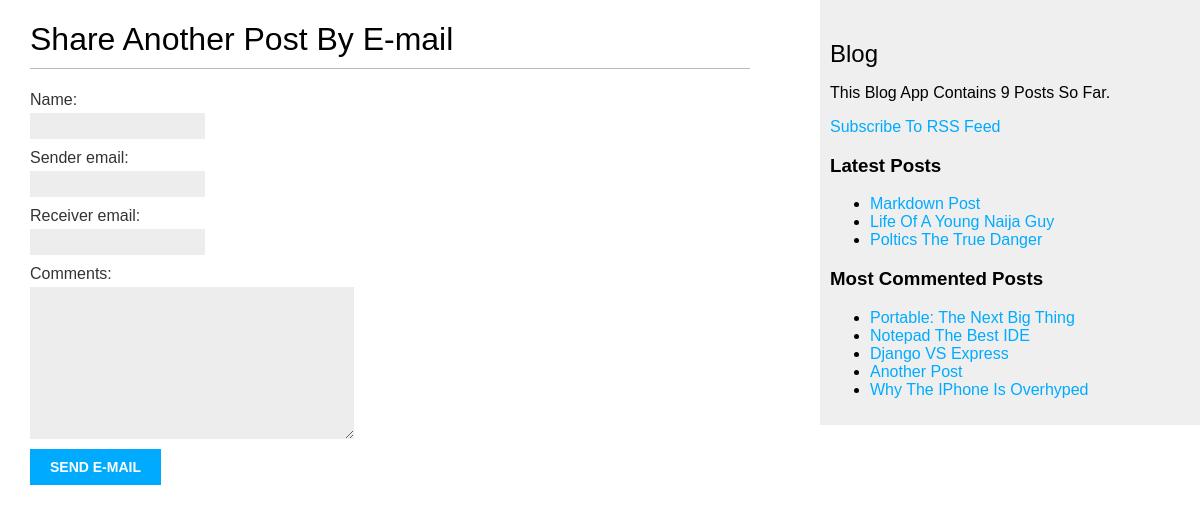
The app's page /2/share/ with its own data.
### blog/models.py (models this page shows, shortened)
class Post(models.Model):
    class Status(models.TextChoices):
        DRAFT = 'DF', 'Draft'
        PUBLISHED = 'PB', 'Published'
    title = models.CharField(max_length=250)
    slug = models.SlugField(max_length=250, unique_for_date='published')
    body = models.TextField()
    published = models.DateTimeField(default=timezone.now)
    created = models.DateTimeField(auto_now_add=True)
    updated = models.DateTimeField(auto_now=True)
    status = models.CharField(max_length=2, choices=Status.choices, default=Status.DRAFT)
    author = models.ForeignKey(User, on_delete=models.CASCADE, related_name='blog_posts')
    objects = models.Manager()
    publish = PublishedManager()
    class Meta:
        ordering = ['-published']
        indexes = [
            models.Index(fields=['-published'])
        ]
    tags = TaggableManager()
    def get_absolute_url(self):
        return reverse('blog:post_detail', args=[
            self.published.year,
            self.published.month,
            self.published.day,
            self.slug
        ])

### blog/views.py (the view)
# urls.py: path('<int:post_id>/share/', views.post_share, name='post_share'),
def post_share(request, post_id):
    post = get_object_or_404(Post, id=post_id, status=Post.Status.PUBLISHED)
    sent = False
    if request.method == 'POST':
        form = EmailForm(request.POST)
        if form.is_valid():
            cd = form.cleaned_data
            post_url = request.build_absolute_uri(post.get_absolute_url())
            subject = f"{cd['name']} Recommends You Read {post.title}"
            message = f"Read {post.title} At {post_url}\n\n {cd['name']}'s Comments: {cd['comments']}"
            send_mail(subject, message, 'izk19851999@gmail.com', [cd['receiver_email']])
            sent = True
    else:
        form = EmailForm()
    return render(request, 'blog/post/share.html', {'post':post, 'form':form, 'sent':sent})

### blog/forms.py
class EmailForm(forms.Form):
    name = forms.CharField(max_length=25)
    sender_email = forms.EmailField()
    receiver_email = forms.EmailField()
    comments = forms.CharField(required=False, widget=forms.Textarea)

### blog/models.py (called while the page is built)
    def get_queryset(self) -> QuerySet:
        return super().get_queryset().filter(status=Post.Status.PUBLISHED)

### blog/templatetags/blog_tags.py (called while the page is built)
@register.simple_tag
def total_posts():
    return Post.publish.count()

@register.inclusion_tag('blog/post/latest_posts.html')
def show_latest_posts(count=5):
    latest_posts = Post.publish.order_by('-published')[:count]
    return {'latest_posts':latest_posts}

@register.simple_tag
def get_post_most_comments(count=5):
    return Post.publish.annotate(total_comments = Count('comments')).order_by('-total_comments')[:count]

### blog/templates/blog/post/share.html (shortened to what this page needs)
{% extends "blog/base.html" %}
{% block content %}
    {% if sent %}
        <h1>E-mail Sent Successfully</h1>
        <p>
            {{ post.title }} Was Successfully Sent To {{ form.cleaned_data.receiver_email }}
        </p>
    {% else %}
        <h1>Share {{ post.title }} By E-mail</h1>
        <form method="post">
            {{ form.as_p }}
            <input type="submit" value="SEND E-MAIL">
        </form>
    {% endif %}
{% endblock %}

### blog/templates/blog/base.html (shortened to what this page needs)
{% load blog_tags %}
{% load static %}
<!DOCTYPE html>
<html lang="en">
<head>
    <link rel="stylesheet" href="{% static 'css/blog.css' %}">
</head>
<body>
    <div id="content">
        {% block content %}
        {% endblock %}
    </div>
    <div id="sidebar">
        <h2>Blog</h2>
        <p>
            This Blog App Contains {% total_posts %} Posts So Far.
        </p>
        <p>
            <a href="{% url 'blog:posts_feed' %}">Subscribe To RSS Feed</a>
        </p>
        <h3>Latest Posts</h3>
        {% show_latest_posts 3 %}
        <h3>Most Commented Posts</h3>
        {% get_post_most_comments as most_commented_posts %}
        <ul>
            {% for post in most_commented_posts %}
                <li>
                    <a href="{{ post.get_absolute_url }}">{{ post.title }}</a>
                </li>
            {% endfor %}
        </ul>
    </div>
</body>
</html>

### blog/templates/blog/post/latest_posts.html
<ul>
    {% for post in latest_posts %}
        <li>
            <a href="{{ post.get_absolute_url }}">{{ post.title }}</a>
        </li>
    {% endfor %}
</ul>

### blog/static/css/blog.css (style rules this page uses)
body { margin:0; padding:0; font-family:helvetica, sans-serif; }
a { color:#00abff; text-decoration:none; }
h1 { font-weight:normal; border-bottom:1px solid #bbb; padding:0 0 10px 0; }
h2 { font-weight:normal; margin:30px 0 0; }
#content { float:left; width:60%; padding:0 0 0 30px; }
#sidebar { float:right; width:30%; padding:10px; background:#efefef; height:100%; }
label { float:left; clear:both; color:#333; margin-bottom:4px; }
input, textarea { clear:both; float:left; margin:0 0 10px; background:#ededed; border:0; padding:6px 10px; font-size:12px; }
input[type=submit] { font-weight:bold; background:#00abff; color:#fff; padding:10px 20px; font-size:14px; text-transform:uppercase; }

### records on screen
Post: title "Another Post"
Post: title "Markdown Post"
Post: title "Life Of A Young Naija Guy"
Post: title "Poltics The True Danger"
Post: title "Portable: The Next Big Thing"
Post: title "Notepad The Best IDE"
Post: title "Django VS Express"
Post: title "Why The IPhone Is Overhyped"
